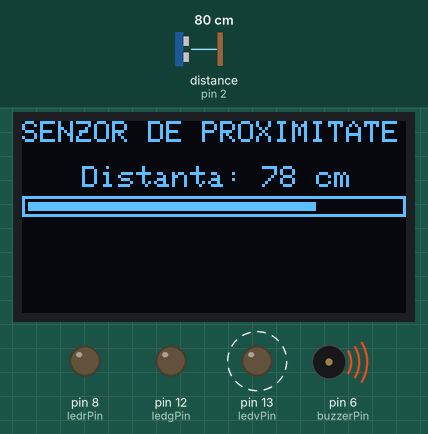
Simulated run of this sketch. Board: Arduino Uno, built with avr-gcc and run on an emulated ATmega328P. Parts: 128×64 one-colour display, output pins drawn as LEDs (lit = HIGH), buzzer (waves = sounding, pin HIGH). Wiring (inferred from the names in the program): ultrasonic range finder: trigger pin 3; echo pin 2. Dashed ring = blinking. The test bench sets the inputs (shaded band); at power-on: distance to the obstacle (sensor on pin 2) 80 cm. The echo pulse lasts 58.3 µs per cm; pins used as bus, display or sensor lines are not drawn; what the sketch prints to the serial monitor is not drawn.

Above: at 1.8 s.
1.9 s: distance to the obstacle (sensor on pin 2) set to 2 cm
At 2.53 s:
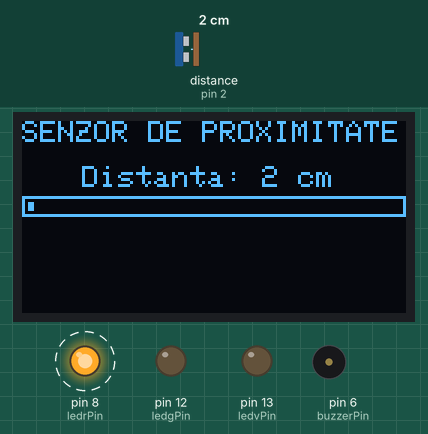
4.1 s: distance to the obstacle (sensor on pin 2) set to 14 cm
At 5.02 s:
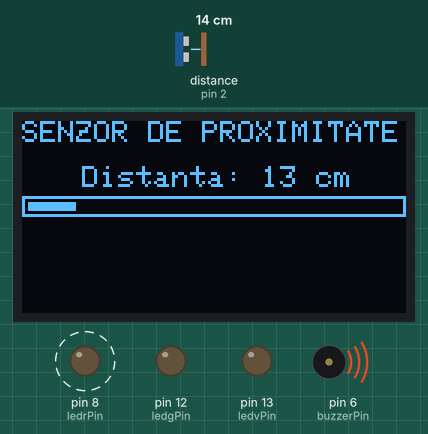
6.2 s: distance to the obstacle (sensor on pin 2) set to 19 cm
At 6.51 s:
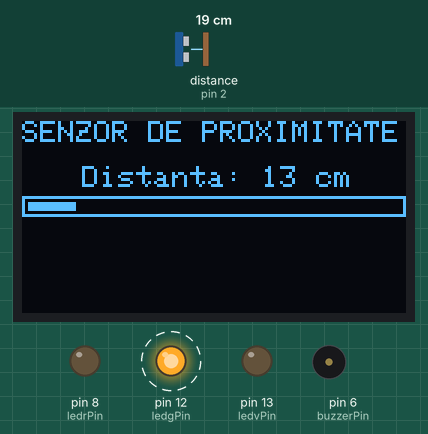
9.8 s: distance to the obstacle (sensor on pin 2) set to 60 cm
At 10.31 s:
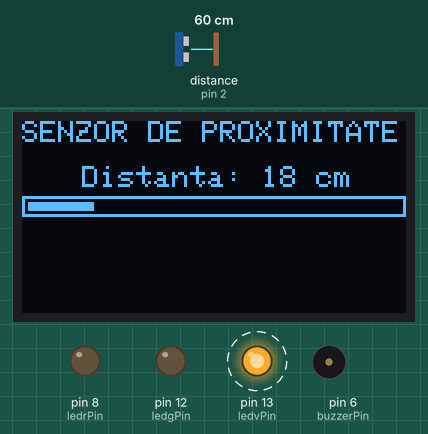
Timing chart, 0 to 14.9 s (numbered marks = the images above; inputs shaded):
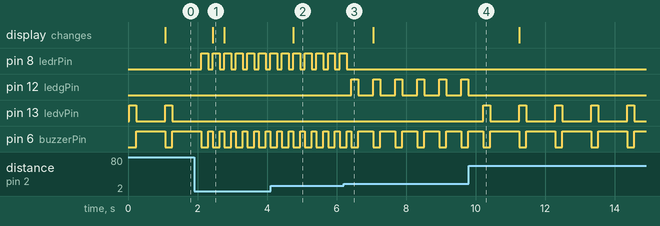

The sketch:

senzor_distanta.ino
```cpp
#include <Wire.h>
#include <Adafruit_GFX.h>
#include <Adafruit_SSD1306.h>
#define echoPin 2
#define trigPin 3
#define ledvPin 13
#define ledgPin 12
#define ledrPin 8
#define buzzerPin 6
#define OLED_RESET 4
#define OLED_RESET 4
Adafruit_SSD1306 display(OLED_RESET);
long duration;
int distance;
void setup() {
  Wire.begin();
  display.begin(SSD1306_SWITCHCAPVCC, 0x3C);
  pinMode(trigPin, OUTPUT);
  pinMode(echoPin, INPUT);
  pinMode(ledvPin, OUTPUT);
  pinMode(ledgPin, OUTPUT);
  pinMode(ledrPin, OUTPUT);
  pinMode(buzzerPin, OUTPUT);
  Serial.begin(9600);
}

void drawPercentbar(int x, int y, int width, int height, int progress) {
  progress = progress > 100 ? 100 : progress;
  progress = progress < 0 ? 0 : progress;
  float bar = ((float)(width - 4) / 100) * progress;
  display.drawRect(x, y, width, height, WHITE);
  display.fillRect(x + 2, y + 2, bar, height - 4, WHITE);
  if (height >= 15) {
    display.setCursor((width / 2) - 3, y + 5);
    display.setTextSize(1);
    display.setTextColor(WHITE);
    if (progress >= 50)
      display.setTextColor(BLACK, WHITE);
  }
}
void loop() {
  digitalWrite(trigPin, LOW);
  delayMicroseconds(2);
  digitalWrite(trigPin, HIGH);
  delayMicroseconds(10);
  digitalWrite(trigPin, LOW);
  duration = pulseIn(echoPin, HIGH);
  distance = duration * 0.034 / 2;
  Serial.print("Distanta: ");
  Serial.print(distance);
  Serial.println(" cm");
  if (distance < 450 && distance > 50) {
    digitalWrite(buzzerPin, LOW);
    digitalWrite(ledvPin, HIGH);
    delay(200);
    digitalWrite(buzzerPin, HIGH);
    digitalWrite(ledrPin, LOW);
    digitalWrite(ledgPin, LOW);
    digitalWrite(ledvPin, LOW);
    delay(800);
  } else if (distance < 50 && distance > 15) {
    digitalWrite(buzzerPin, LOW);
    digitalWrite(ledgPin, HIGH);
    delay(200);
    digitalWrite(buzzerPin, HIGH);
    digitalWrite(ledrPin, LOW);
    digitalWrite(ledgPin, LOW);
    digitalWrite(ledvPin, LOW);
    delay(400);
  } else {
    digitalWrite(buzzerPin, LOW);
    digitalWrite(ledrPin, HIGH);
    delay(200);
    digitalWrite(buzzerPin, HIGH);
    digitalWrite(ledrPin, LOW);
    digitalWrite(ledgPin, LOW);
    digitalWrite(ledvPin, LOW);
    delay(100);
  }
  display.clearDisplay();
  display.setTextColor(WHITE);
  display.setTextSize(1);
  display.setCursor(0, 0);
  display.print("SENZOR DE PROXIMITATE");
  display.setCursor(20, 15);
  display.print("Distanta: ");
  display.print(distance);
  display.print(" cm");
  drawPercentbar(0, 25, 128, 7, distance);
  display.display();
}
```

Measured:
- the behaviour switches between 16 and 17 cm on distance to the obstacle (sensor on pin 2) (found by bisection; images 2 and 3)
- after the input at 1.9 s, pin 8 (ledrPin): alternates HIGH for 0.20 s and LOW for 0.13 s, starting after 0.20 s; pin 13 (ledvPin): stops changing and stays LOW; pin 6 (buzzerPin): alternates HIGH for 0.13 s and LOW for 0.20 s, starting after 0.54 s; the display: changes after 0.53 s (image 1)
- after the input at 4.1 s, the display: changes after 0.66 s (image 2)
- after the input at 6.2 s, pin 8 (ledrPin): goes on until 6.3 s, then stays LOW; pin 12 (ledgPin): alternates HIGH for 0.20 s and LOW for 0.43 s, starting after 0.22 s
- after the input at 9.8 s, pin 12 (ledgPin): stops changing and stays LOW; pin 13 (ledvPin): alternates HIGH for 0.20 s and LOW for 0.84 s, starting after 0.42 s; pin 6 (buzzerPin): alternates HIGH for 0.84 s and LOW for 0.20 s, starting after 1.5 s
- by itself, pin 13 (ledvPin): alternates HIGH for 0.20 s and LOW for 0.84 s
